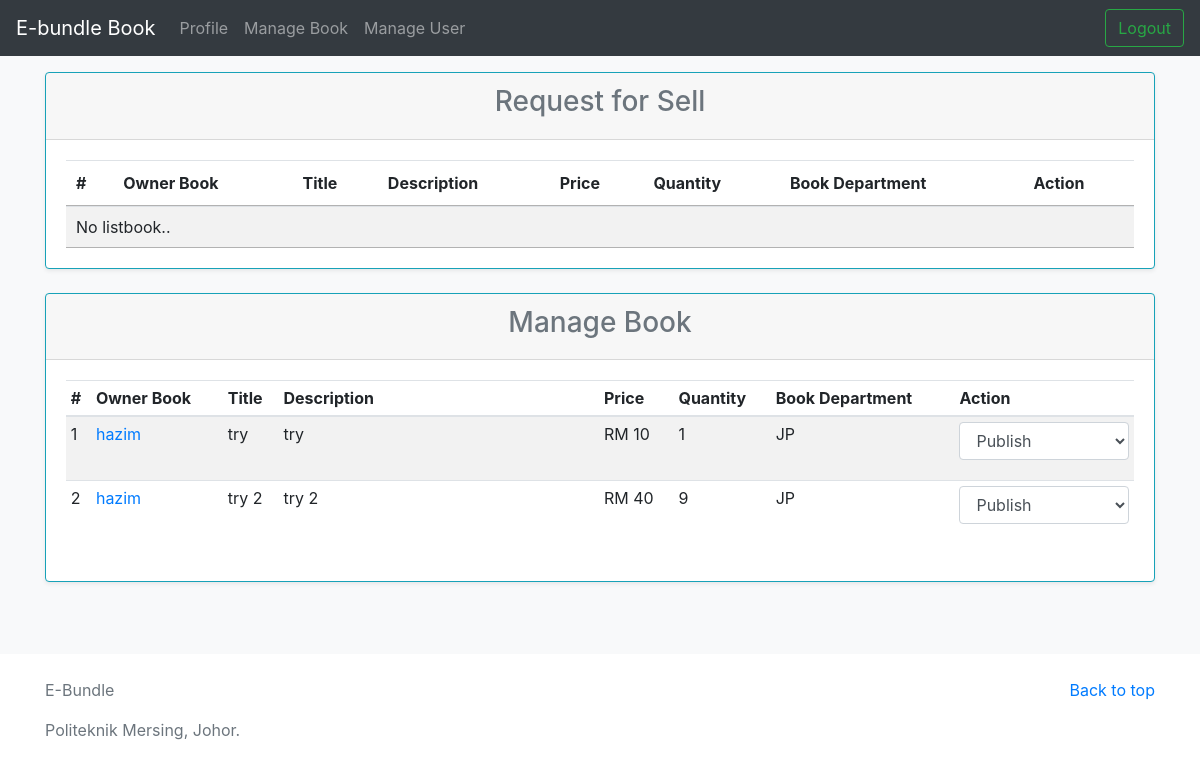
/admin/book.php (signed in), run on the app's committed database.
### tables this page shows
CREATE TABLE `eb_book` (
  `book_id` int(11) NOT NULL,
  `book_name` varchar(200) NOT NULL,
  `book_status` varchar(100) NOT NULL,
  `book_price` float NOT NULL,
  `book_desc` text NOT NULL,
  `book_department` varchar(100) NOT NULL,
  `book_quantity` int(11) NOT NULL,
  `book_publish` int(11) NOT NULL,
  `book_level` varchar(100) NOT NULL,
  `user_id` int(11) NOT NULL,
  `admin_info` varchar(200) NOT NULL
);

CREATE TABLE `eb_user` (
  `user_id` int(11) NOT NULL,
  `user_fullname` varchar(200) NOT NULL,
  `user_email` varchar(200) NOT NULL,
  `user_pass` varchar(100) NOT NULL,
  `user_department` varchar(100) NOT NULL,
  `user_notel` varchar(100) NOT NULL,
  `user_matric` varchar(100) NOT NULL,
  `user_datecreated` date NOT NULL
);

### control/allControl.php (called while the page is built, shortened)
<?php
	class allControl{
		public function getrequestbook($conn){
			$sql = mysqli_query($conn, "SELECT * FROM eb_book a LEFT JOIN eb_user b ON (a.user_id = b.user_id) WHERE a.book_status IN ('pending')");
			if (mysqli_num_rows($sql)>0) {
				while ($row = mysqli_fetch_array($sql)) {
					$rows[] = $row;
				}
			} else {
				$rows = false;
			}
			return $rows;
		}
		public function getlistbook($conn){
			$sql = mysqli_query($conn, "SELECT * FROM eb_book a LEFT JOIN eb_user b ON (a.user_id = b.user_id) WHERE a.book_status NOT IN ('pending') AND a.book_quantity > 0") or die (mysqli_error($conn));
			if (mysqli_num_rows($sql)>0) {
				while ($row = mysqli_fetch_array($sql)) {
					$rows[] = $row;
				}
			} else {
				$rows = false;
			}
			return $rows;
		}
		public function getCheckout($conn, $id){
			$sql = mysqli_query($conn, "SELECT * FROM eb_record WHERE buyer_id = '$id'");
			if (mysqli_num_rows($sql)>0) {
				while ($row = mysqli_fetch_array($sql)) {
					$rows[] = $row;
				}
			} else {
				$rows = false;
			}
			return $rows;
		}
	}
?>

### admin/book.php (the view, shortened to what this page needs)
<?php
require '../control/allControl.php';
$ctrl = new allControl();
$conn = $ctrl->open();
include 'include/session.php';
$getcheckout = $ctrl->getCheckout($conn, $adminid);
$listbook = $ctrl->getlistbook($conn);
$getrequest = $ctrl->getrequestbook($conn);
?>
<!doctype html>
<html lang="en">
  <?php include 'include/head.php'; ?>
  <body>
    <?php include 'include/nav.php'; ?>
<main role="main">
  <div class="album py-5 my-4 bg-light" id="buyercontent">
    <div class="container">
      <div class="row">
        <div class="col-md-12 mx-auto">
          <div class="card mb-4 shadow-sm border-info">
            <div class="card-header">
              <h3 class="text-center text-muted">Request for Sell</h3>
            </div>
            <form action="../control/allControl.php?mod=checkout" method="post">
            <div class="card-body">
              <div class="table-responsive">
                <table class="table table-striped table-sm " id="myTable" align="center">
                  <thead>
                    <tr>
                      <th>#</th>
                      <th>Owner Book</th>
                      <th>Title</th>
                      <th>Description</th>
                      <th>Price</th>
                      <th>Quantity</th>
                      <th>Book Department</th>
                      <th>Action</th>
                    </tr>
                  </thead>
                  <tbody>
                    <?php
                    $num = 1;
                    if ($getrequest == false) { ?>
                      <tr>
                        <td colspan="8">No listbook..</td>
                      </tr>
                    <?php } else {
                      foreach ($getrequest as $bookrequest) {  ?>
                        <tr>
                          <td><?php echo $num++; ?></td>
                          <td><a href="view.php?id=<?php echo $bookrequest['user_id']; ?>"><?php echo $bookrequest['user_fullname']; ?></a></td>
                          <td><?php echo $bookrequest['book_name']; ?></td>
                          <td width="30%"><?php echo $bookrequest['book_desc']; ?></td>
                          <td>RM <?php echo $bookrequest['book_price']; ?></td>
                          <td><?php echo $bookrequest['book_quantity']; ?></td>
                          <td><?php echo $bookrequest['book_department']; ?></td>
                          <td>
                            <div class="form-group">
                              <select class="form-control" onchange="location = this.value;">
                                <option value="">Select</option>
                                <option value="../control/allControl.php?mod=acceptbook&val=1&id=<?php echo $bookrequest['book_id']; ?>">Accept</option>
                                <option  value="../control/allControl.php?mod=rejectbook&val=0&id=<?php echo $bookrequest['book_id']; ?>">Reject</option>
                              </select>
                            </div>
                          </td>
                        </tr>
                    <?php } } ?>
                  </tbody>
                </table>
              </div>
            </div>
          </form>
          </div>
        </div>
      </div>
      <div class="row">
        <div class="col-md-12 mx-auto">
          <div class="card mb-4 shadow-sm border-info">
            <div class="card-header">
              <h3 class="text-center text-muted">Manage Book</h3>
            </div>
            <form action="../control/allControl.php?mod=checkout" method="post">
            <div class="card-body">
              <div class="table-responsive">
                <table class="table table-striped table-sm " id="myTable" align="center">
                  <thead>
                    <tr>
                      <th>#</th>
                      <th>Owner Book</th>
                      <th>Title</th>
                      <th>Description</th>
                      <th>Price</th>
                      <th>Quantity</th>
                      <th>Book Department</th>
                      <th>Action</th>
                    </tr>
                  </thead>
                  <tbody>
                    <?php
                    $num = 1;
                    if ($listbook == false) { ?>
                      <tr>
                        <td colspan="6">No listbook..</td>
                      </tr>
                    <?php } else {
                      foreach ($listbook as $book) {  ?>
                        <tr>
                          <td><?php echo $num++; ?></td>
                          <td><a href="view.php?id=<?php echo $book['user_id']; ?>"><?php echo $book['user_fullname']; ?></a></td>
                          <td><?php echo $book['book_name']; ?></td>
                          <td width="30%"><?php echo $book['book_desc']; ?></td>
                          <td>RM <?php echo $book['book_price']; ?></td>
                          <td><?php echo $book['book_quantity']; ?></td>
                          <td><?php echo $book['book_department']; ?></td>
                          <td>
                            <div class="form-group">
                              <select class="form-control" onchange="location = this.value;">
                                <option <?php if($book['book_publish'] == 1){echo "selected";} ?> value="../control/allControl.php?mod=chngepublsh&val=1&id=<?php echo $book['book_id']; ?>">Publish</option>
                              </select>
                            </div>
                          </td>
                        </tr>
                    <?php } } ?>
                  </tbody>
                </table>
              </div>
            </div>
          </form>
          </div>
        </div>
      </div>
    </div>
  </div>
</main>
<?php include 'include/footer.php'; ?>
</body>
</html>

### data on the page
eb_book: user.user_fullname "hazim", book_name "try", book_desc "try", book_price "10", book_quantity "1", book_department "JP", book_publish "Publish"
eb_book: user.user_fullname "hazim", book_name "try 2", book_desc "try 2", book_price "40", book_quantity "9", book_department "JP", book_publish "Publish"
